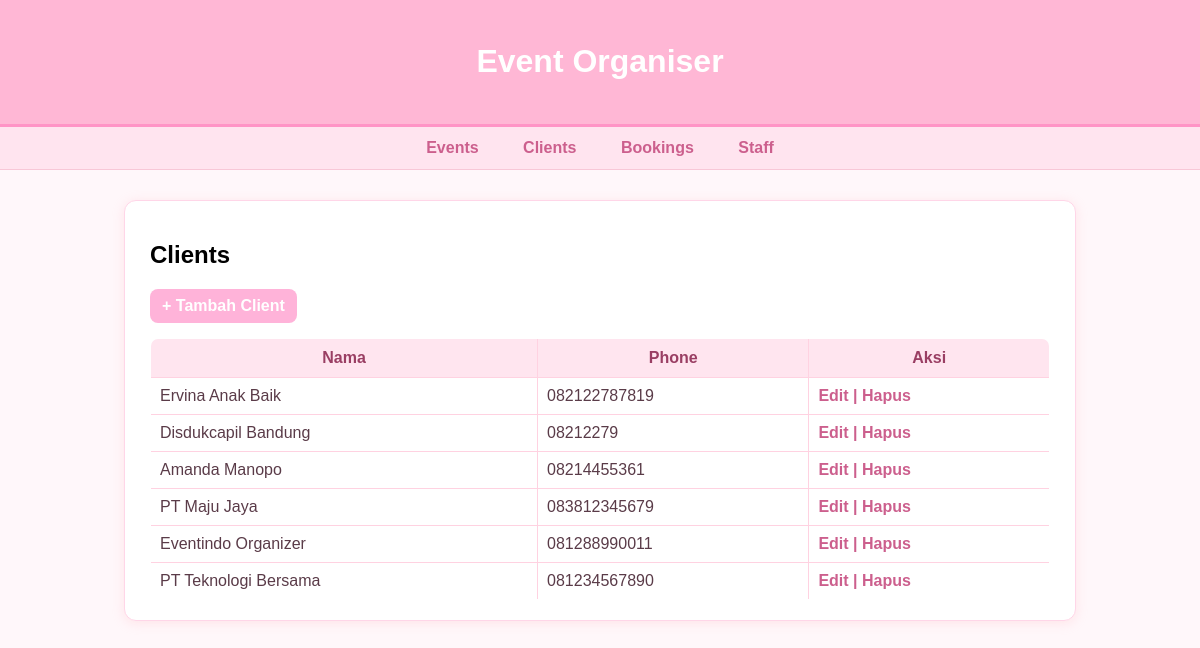
The page /project/index.php?page=clients on the database its author committed.
### tables this page shows
CREATE TABLE `clients` (
  `id` int(11) NOT NULL,
  `name` varchar(150) DEFAULT NULL,
  `phone` varchar(20) DEFAULT NULL
);

### project/viewmodels/ClientViewModel.php (called while the page is built, shortened)
<?php
require_once __DIR__ . '/../models/Client.php';
class ClientViewModel {
    public function __construct($db) {
        $this->model = new Client($db);
        $this->clients = $this->model->getAll();
    }
}

### project/models/Client.php (called while the page is built, shortened)
<?php
class Client {
    private $db;
    public function __construct($conn) {
        $this->db = $conn;
    }
    public function getAll() {
        $stmt = $this->db->query("SELECT * FROM clients ORDER BY id DESC");
        return $stmt->fetchAll(PDO::FETCH_ASSOC);
    }
}

### project/views/client_list.php (the view)
<?php require 'views/template/header.php'; ?>
<?php
$vm->handleRequest();
?>
<h2>Clients</h2>
<a href="index.php?page=client_form" class="btn-add">+ Tambah Client</a>
<table>
    <tr>
        <th>Nama</th>
        <th>Phone</th>
        <th>Aksi</th>
    </tr>
    <?php foreach($vm->clients as $c): ?>
    <tr>
        <td><?= htmlspecialchars($c['name']) ?></td>
        <td><?= htmlspecialchars($c['phone']) ?></td>
        <td class="actions">
            <a href="index.php?page=client_form&id=<?= $c['id'] ?>">
                Edit    |
            </a>
            <a
                href="index.php?page=clients&delete_client=<?= $c['id'] ?>"
                onclick="return confirm('Hapus client?')"
            >
                Hapus
            </a>
        </td>
    </tr>
    <?php endforeach; ?>
</table>
<?php require 'views/template/footer.php'; ?>

### project/index.php (shortened to what this page needs)
<?php
$dbObj = new Database();
$db = $dbObj->conn;
$page = isset($_GET['page']) ? $_GET['page'] : 'events';
switch ($page) {
    case 'clients':
        require 'viewmodels/ClientViewModel.php';
        $vm = new ClientViewModel($db);
        $vm->handleRequest();
        include 'views/client_list.php';
        break;
}

### project/views/template/header.php (shortened to what this page needs)
<!doctype html>
<html>
<head>
</head>
<body>
<header>
    <h1>Event Organiser</h1>
</header>
<nav>
    <a href="index.php?page=events">Events</a>
    <a href="index.php?page=clients">Clients</a>
    <a href="index.php?page=bookings">Bookings</a>
    <a href="index.php?page=staffs">Staff</a>
</nav>
<div class="container">

### project/views/template/footer.php
</div>
</body>
</html>

### project/views/template/header.php (style rules this page uses)
body { font-family: Arial, sans-serif; margin: 0; background: #fff7fa; }
header { background: #ffb7d5; color: #ffffff; padding: 22px; text-align: center; border-bottom: 3px solid #ff94c6; box-shadow: 0 2px 5px rgba(255, 182, 193, 0.4); }
nav { background: #ffe4ef; padding: 12px 0; text-align: center; border-bottom: 1px solid #f8c7d7; }
nav a { margin: 0 12px; text-decoration: none; font-weight: bold; color: #cc5f8d; padding: 5px 8px; border-radius: 5px; transition: 0.2s ease; }
.container { max-width: 900px; background: white; margin: 30px auto; padding: 20px 25px; border-radius: 12px; box-shadow: 0 2px 12px rgba(255, 182, 193, 0.3); border: 1px solid #ffd6e8; }
table { border-collapse: collapse; width: 100%; margin-top: 15px; border-radius: 8px; overflow: hidden; }
table, th, td { border: 1px solid #ffd2e1; }
th { background: #ffe5ef; padding: 10px; color: #9a3e63; font-weight: bold; }
td { padding: 9px; color: #5a3b48; }
.actions a { color: #cc5f8d; text-decoration: none; font-weight: bold; }
.btn-add { background: #ffb3d9; color: white; padding: 8px 12px; border-radius: 8px; text-decoration: none; display: inline-block; font-weight: bold; border: none; cursor: pointer; transition: 0.2s; }

### rows shown on the page
clients: name "Ervina Anak Baik", phone "082122787819"
clients: name "Disdukcapil Bandung", phone "08212279"
clients: name "Amanda Manopo", phone "08214455361"
clients: name "PT Maju Jaya", phone "083812345679"
clients: name "Eventindo Organizer", phone "081288990011"
clients: name "PT Teknologi Bersama", phone "081234567890"
